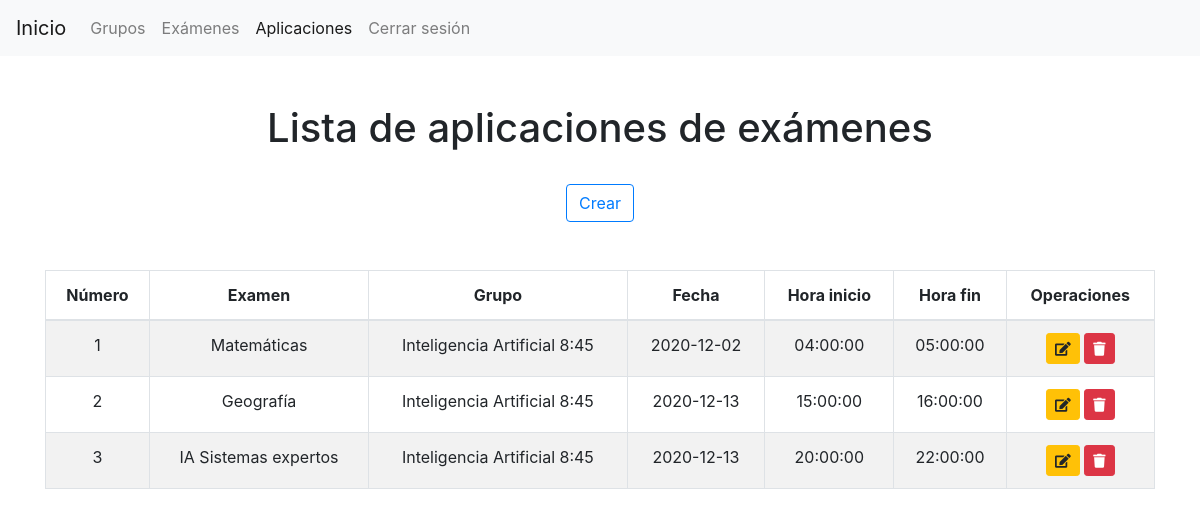
Screenshot of /php/maestro/listaAplicaciones.php (signed in) with the database file from the repository.
### tables this page shows
CREATE TABLE `examen_grupo` (
  `id_examen_grupo` int(11) NOT NULL,
  `id_examen` int(11) NOT NULL,
  `id_grupo` int(11) NOT NULL,
  `fecha` date NOT NULL,
  `hora_inicio` time NOT NULL,
  `hora_fin` time NOT NULL
);

CREATE TABLE `examen` (
  `id_examen` int(11) NOT NULL,
  `nombre` varchar(30) NOT NULL
);

CREATE TABLE `grupo` (
  `id_grupo` int(11) NOT NULL,
  `id_usuario` int(11) NOT NULL,
  `nombre` varchar(200) NOT NULL
);

### php/maestro/listaAplicaciones_.php (called while the page is built, shortened)
<?php
    function getAplicaciones()
    {
        $base = getConexion();
        $sql = "
            SELECT
                examen_grupo.id_examen_grupo,
                examen_grupo.fecha,
                examen_grupo.hora_inicio,
                examen_grupo.hora_fin,
                examen.nombre as examen,
                grupo.nombre as grupo,
                grupo.id_usuario
            FROM
                examen_grupo
                LEFT JOIN examen ON examen.id_examen = examen_grupo.id_examen
                LEFT JOIN grupo ON grupo.id_grupo = examen_grupo.id_grupo
                LEFT JOIN usuario ON grupo.id_grupo = usuario.id_usuario
                WHERE grupo.id_usuario = ". $_SESSION["id_usuario"];
        $conexion = $base->query($sql);
        $aplicaciones = $conexion->fetchAll(PDO::FETCH_OBJ);
        return $aplicaciones;
    }
?>

### php/maestro/listaAplicaciones.php (the view, shortened to what this page needs)
<?php
    include("listaAplicaciones_.php");
?>
<!doctype html>
<html lang="en">
<head>
    <link rel="stylesheet" href="https://use.fontawesome.com/releases/v5.7.0/css/all.css"
>
    <link href="../../css/bootstrap.min.css" rel="stylesheet" id="bootstrap-css">
</head>
<body>
<nav class="navbar navbar-expand-lg navbar-light bg-light">
    <a class="navbar-brand" href="inicio.php">Inicio</a>
    <div class="collapse navbar-collapse" id="navbarSupportedContent">
        <ul class="navbar-nav mr-auto">
            <li class="nav-item">
                <a class="nav-link" href="listaGrupos.php">Grupos</a>
            </li>
            <li class="nav-item">
                <a class="nav-link" href="listaExamenes.php">Exámenes</a>
            </li>
            <li class="nav-item active">
                <a class="nav-link" href="listaAplicaciones.php">Aplicaciones</a>
            </li>
            <li class="nav-item">
                <a class="nav-link" href="../general/logout.php">Cerrar sesión</a>
            </li>
        </ul>
    </div>
</nav>
<div class="container">
    <br><br>
    <h1 class="text-center">
        Lista de aplicaciones de exámenes
    </h1>
    <br>
    <div class="row text-center">
        <div class="col">
            <a class="btn btn-primary btn-outline-primary" href="crearAplicacion.php">
                Crear
            </a>
        </div>
    </div>
    <br><br>
    <?php
        $aplicaciones = getAplicaciones();
    ?>
    <table class="table table-hover table-bordered table-striped">
        <thead>
        <tr class="text-center">
            <th scope="col">Número</th>
            <th scope="col">Examen</th>
            <th scope="col">Grupo</th>
            <th scope="col">Fecha</th>
            <th scope="col">Hora inicio</th>
            <th scope="col">Hora fin</th>
            <th scope="col">Operaciones</th>
        </tr>
        </thead>
        <tbody>
        <?php if (sizeof($aplicaciones) > 0) { ?>
            <?php $contador = 1; ?>
            <?php foreach($aplicaciones as $aplicacion): ?>
                <tr class="text-center">
                    <td><?php echo $contador ?></td>
                    <td><?php echo $aplicacion->examen ?></td>
                    <td><?php echo $aplicacion->grupo ?></td>
                    <td><?php echo $aplicacion->fecha ?></td>
                    <td><?php echo $aplicacion->hora_inicio ?></td>
                    <td><?php echo $aplicacion->hora_fin ?></td>
                    <td>
                        <a class="btn btn-sm btn-warning" href="editarAplicacion.php?id=<?php echo $aplicacion->id_examen_grupo?>">
                            <i class="fas fa-edit"></i>
                        </a>
                        <a class="btn btn-sm btn-danger" href="eliminarAplicacion_.php?id=<?php echo $aplicacion->id_examen_grupo?>">
                            <i class="fas fa-trash"></i>
                        </a>
                    </td>
                </tr>
                <?php $contador++; ?>
            <?php endforeach; ?>
        <?php } else { ?>
            <tr>
                <td colspan="7" class="text-center">No se encontraron aplicaciones</td>
            </tr>
        <?php } ?>
        </tbody>
    </table>
</div>
</body>
</html>

### rows the page displays
examen_grupo: id_examen.nombre "Matemáticas", id_grupo.nombre "Inteligencia Artificial 8:45", fecha "2020-12-02", hora_inicio "04:00:00", hora_fin "05:00:00"
examen_grupo: id_examen.nombre "Geografía", id_grupo.nombre "Inteligencia Artificial 8:45", fecha "2020-12-13", hora_inicio "15:00:00", hora_fin "16:00:00"
examen_grupo: id_examen.nombre "IA Sistemas expertos", id_grupo.nombre "Inteligencia Artificial 8:45", fecha "2020-12-13", hora_inicio "20:00:00", hora_fin "22:00:00"
